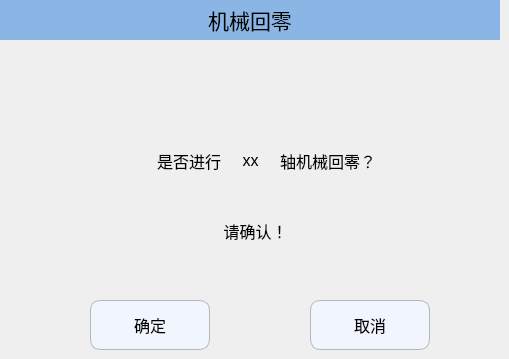
   <widget class="QWidget" name="page_12">
    <widget class="QLabel" name="label_84">
     <property name="geometry">
      <rect>
       <x>230</x>
       <y>70</y>
       <width>40</width>
       <height>40</height>
      </rect>
     </property>
     <property name="minimumSize">
      <size>
       <width>40</width>
       <height>40</height>
      </size>
     </property>
     <property name="maximumSize">
      <size>
       <width>40</width>
       <height>40</height>
      </size>
     </property>
     <property name="text">
      <string/>
     </property>
     <property name="pixmap">
      <pixmap resource="../resource.qrc">:/RunPage/runpage_images/alarm.png</pixmap>
     </property>
    </widget>
    <widget class="QPushButton" name="Btn_machback0OK">
     <property name="geometry">
      <rect>
       <x>90</x>
       <y>300</y>
       <width>120</width>
       <height>50</height>
      </rect>
     </property>
     <property name="minimumSize">
      <size>
       <width>120</width>
       <height>50</height>
      </size>
     </property>
     <property name="maximumSize">
      <size>
       <width>120</width>
       <height>50</height>
      </size>
     </property>
     <property name="font">
      <font>
       <pointsize>12</pointsize>
      </font>
     </property>
     <property name="styleSheet">
      <string notr="true">QPushButton
{
    background-color:#F1F5FE;
    border-style:solid; /*边框风格*/
    border-width:1px;/*边框宽度*/
    border-color:#B4B6BC; /*边框颜色*/
    border-radius:10px; /*边框倒角*/
}
QPushButton:pressed
{
    border-style:outset; /*边框风格*/
    background-color:qlineargradient(x1: 0, y1: 0, x2: 0, y2: 1, stop:0 #00befa, stop: 1 #0160ea);/*背景色*/
    border-width:1px;/*边框宽度*/
    border-color:#0055ff; /*边框颜色*/
    border-radius:10px; /*边框倒角*/
}</string>
     </property>
     <property name="text">
      <string>确定</string>
     </property>
     <property name="icon">
      <iconset resource="../resource.qrc">
       <normaloff>:/ManualPage/manualpage_images/ok.png</normaloff>:/ManualPage/manualpage_images/ok.png</iconset>
     </property>
     <property name="iconSize">
      <size>
       <width>40</width>
       <height>40</height>
      </size>
     </property>
    </widget>
    <widget class="QLabel" name="label_86">
     <property name="geometry">
      <rect>
       <x>0</x>
       <y>0</y>
       <width>500</width>
       <height>40</height>
      </rect>
     </property>
     <property name="minimumSize">
      <size>
       <width>500</width>
       <height>40</height>
      </size>
     </property>
     <property name="maximumSize">
      <size>
       <width>500</width>
       <height>30</height>
      </size>
     </property>
     <property name="font">
      <font>
       <pointsize>16</pointsize>
      </font>
     </property>
     <property name="styleSheet">
      <string notr="true">QLabel{background-color:#8BB5E5;}</string>
     </property>
     <property name="text">
      <string>机械回零</string>
     </property>
     <property name="alignment">
      <set>Qt::AlignCenter</set>
     </property>
    </widget>
    <widget class="QPushButton" name="Btn_machback0Cancel">
     <property name="geometry">
      <rect>
       <x>310</x>
       <y>300</y>
       <width>120</width>
       <height>50</height>
      </rect>
     </property>
     <property name="minimumSize">
      <size>
       <width>120</width>
       <height>50</height>
      </size>
     </property>
     <property name="maximumSize">
      <size>
       <width>120</width>
       <height>50</height>
      </size>
     </property>
     <property name="font">
      <font>
       <pointsize>12</pointsize>
      </font>
     </property>
     <property name="styleSheet">
      <string notr="true">QPushButton
{
    background-color:#F1F5FE;
    border-style:solid; /*边框风格*/
    border-width:1px;/*边框宽度*/
    border-color:#B4B6BC; /*边框颜色*/
    border-radius:10px; /*边框倒角*/
}
QPushButton:pressed
{
    border-style:outset; /*边框风格*/
    background-color:qlineargradient(x1: 0, y1: 0, x2: 0, y2: 1, stop:0 #00befa, stop: 1 #0160ea);/*背景色*/
    border-width:1px;/*边框宽度*/
    border-color:#0055ff; /*边框颜色*/
    border-radius:10px; /*边框倒角*/
}</string>
     </property>
     <property name="text">
      <string>取消</string>
     </property>
     <property name="icon">
      <iconset resource="../resource.qrc">
       <normaloff>:/ManualPage/manualpage_images/cancel.png</normaloff>:/ManualPage/manualpage_images/cancel.png</iconset>
     </property>
     <property name="iconSize">
      <size>
       <width>30</width>
       <height>30</height>
      </size>
     </property>
    </widget>
    <widget class="QLabel" name="label_85">
     <property name="geometry">
      <rect>
       <x>180</x>
       <y>210</y>
       <width>151</width>
       <height>41</height>
      </rect>
     </property>
     <property name="font">
      <font>
       <pointsize>12</pointsize>
      </font>
     </property>
     <property name="text">
      <string>请确认！</string>
     </property>
     <property name="alignment">
      <set>Qt::AlignCenter</set>
     </property>
    </widget>
    <widget class="QLabel" name="label_87">
     <property name="geometry">
      <rect>
       <x>100</x>
       <y>140</y>
       <width>121</width>
       <height>41</height>
      </rect>
     </property>
     <property name="font">
      <font>
       <pointsize>12</pointsize>
      </font>
     </property>
     <property name="text">
      <string>是否进行</string>
     </property>
     <property name="alignment">
      <set>Qt::AlignRight|Qt::AlignTrailing|Qt::AlignVCenter</set>
     </property>
    </widget>
    <widget class="QLabel" name="label_88">
     <property name="geometry">
      <rect>
       <x>280</x>
       <y>140</y>
       <width>151</width>
       <height>41</height>
      </rect>
     </property>
     <property name="font">
      <font>
       <pointsize>12</pointsize>
      </font>
     </property>
     <property name="text">
      <string>轴机械回零？</string>
     </property>
     <property name="alignment">
      <set>Qt::AlignLeading|Qt::AlignLeft|Qt::AlignVCenter</set>
     </property>
    </widget>
    <widget class="QLabel" name="label_axisMachback0">
     <property name="geometry">
      <rect>
       <x>230</x>
       <y>140</y>
       <width>41</width>
       <height>41</height>
      </rect>
     </property>
     <property name="font">
      <font>
       <pointsize>12</pointsize>
      </font>
     </property>
     <property name="text">
      <string>xx</string>
     </property>
     <property name="alignment">
      <set>Qt::AlignCenter</set>
     </property>
    </widget>
   </widget>
